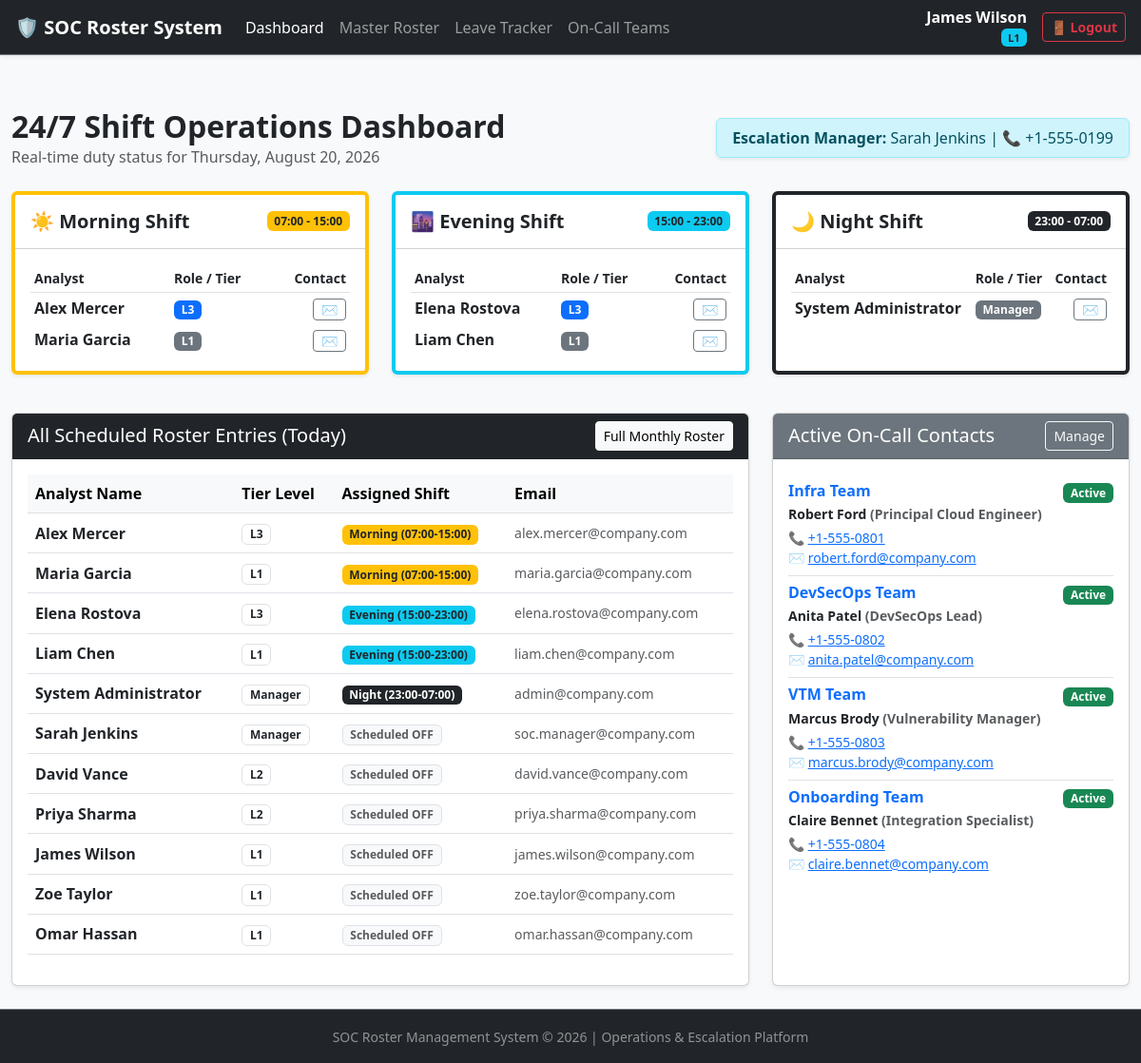
The app's page /dashboard (signed in) with its own data.
### app/models.py (models this page shows, shortened)
class User(UserMixin, db.Model):
    __tablename__ = 'users'
    __table_args__ = {'extend_existing': True}
    id = db.Column(db.Integer, primary_key=True)
    name = db.Column(db.String(100), nullable=False)
    email = db.Column(db.String(120), unique=True, nullable=False)
    password_hash = db.Column(db.String(256), nullable=True)
    phone = db.Column(db.String(20), nullable=True)
    tier = db.Column(db.String(20), nullable=False, default='L1')  # L1, L2, L3, Manager
    joining_date = db.Column(db.Date, nullable=False, default=date.today)
    is_active = db.Column(db.Boolean, default=True, nullable=False)
    role_id = db.Column(db.Integer, db.ForeignKey('roles.id'), nullable=False)
    annual_leave_allocated = db.Column(db.Integer, default=20, nullable=False)
    annual_leave_used = db.Column(db.Integer, default=0, nullable=False)
    sick_leave_monthly_used = db.Column(db.Integer, default=0, nullable=False)
    sick_leave_total_used = db.Column(db.Integer, default=0, nullable=False)
    roster_entries = db.relationship('RosterEntry', backref='user', lazy=True, cascade="all, delete-orphan")
    leave_requests = db.relationship('LeaveRequest', backref='user', lazy=True, cascade="all, delete-orphan")

class ExternalOnCall(db.Model):
    __tablename__ = 'external_oncall'
    __table_args__ = {'extend_existing': True}
    id = db.Column(db.Integer, primary_key=True)
    team_name = db.Column(db.String(100), nullable=False)
    name = db.Column(db.String(100), nullable=False)
    title = db.Column(db.String(100), nullable=False)
    email = db.Column(db.String(120), nullable=False)
    phone = db.Column(db.String(20), nullable=False)
    start_date = db.Column(db.Date, nullable=False)
    end_date = db.Column(db.Date, nullable=False)
    created_at = db.Column(db.DateTime, default=lambda: datetime.now(timezone.utc))

### app/routes.py (the view)
@main.route('/')
@main.route('/dashboard')
@login_required
def dashboard():
    today = date.today()
    today_entries = RosterEntry.query.filter_by(roster_date=today).all()
    active_shifts = {
        'Morning': [], 'Evening': [], 'Night': [],
        'General': [], 'OFF': [], 'Leave': []
    }
    for entry in today_entries:
        if entry.shift_type in active_shifts:
            active_shifts[entry.shift_type].append(entry.user)
    oncall_contacts = ExternalOnCall.query.filter(
        ExternalOnCall.start_date <= today,
        ExternalOnCall.end_date >= today
    ).all()
    manager_role = Role.query.filter_by(name='SOC_Manager').first()
    soc_manager = User.query.filter_by(role_id=manager_role.id).first() if manager_role else None
    return render_template(
        'dashboard.html',
        today=today,
        active_shifts=active_shifts,
        oncall_contacts=oncall_contacts,
        soc_manager=soc_manager
    )

### app/models.py (called while the page is built)
@login_manager.user_loader
def load_user(user_id):
    return User.query.get(int(user_id))

### app/templates/dashboard.html (shortened to what this page needs)
{% extends "base.html" %}
{% block content %}
<div class="container-fluid mt-4">
    <div class="d-flex justify-content-between align-items-center mb-4">
        <div>
            <h2 class="fw-bold mb-0">24/7 Shift Operations Dashboard</h2>
            <p class="text-muted mb-0">Real-time duty status for {{ today.strftime('%A, %B %d, %Y') }}</p>
        </div>
        {% if soc_manager %}
        <div class="alert alert-info py-2 px-3 mb-0 shadow-sm">
            <strong>Escalation Manager:</strong> {{ soc_manager.name }} | 📞 {{ soc_manager.phone if soc_manager.phone else 'On Call' }}
        </div>
        {% endif %}
    </div>
    <div class="row mb-4">
        {% set shifts_config = [
            ('Morning', '07:00 - 15:00', 'warning', '☀️ Morning Shift'),
            ('Evening', '15:00 - 23:00', 'info', '🌆 Evening Shift'),
            ('Night', '23:00 - 07:00', 'dark', '🌙 Night Shift')
        ] %}
        {% for shift_name, shift_hours, badge_color, display_label in shifts_config %}
        <div class="col-lg-4 mb-3">
            <div class="card h-100 border-start border-4 border-{{ badge_color }} shadow-sm">
                <div class="card-header bg-white d-flex justify-content-between align-items-center py-3">
                    <h5 class="fw-bold mb-0 text-dark">{{ display_label }}</h5>
                    <span class="badge bg-{{ badge_color }} {{ 'text-dark' if badge_color in ['warning', 'info'] else '' }}">
                        {{ shift_hours }}
                    </span>
                </div>
                <div class="card-body">
                    {% set assigned_analysts = active_shifts.get(shift_name, []) %}
                    {% if assigned_analysts %}
                        <div class="table-responsive">
                            <table class="table table-sm table-borderless align-middle mb-0">
                                <thead>
                                    <tr class="border-bottom text-muted small">
                                        <th>Analyst</th>
                                        <th>Role / Tier</th>
                                        <th class="text-end">Contact</th>
                                    </tr>
                                </thead>
                                <tbody>
                                    {% for user in assigned_analysts %}
                                    <tr>
                                        <td><strong>{{ user.name }}</strong></td>
                                        <td>
                                            {% if 'L2' in user.tier or 'L3' in user.tier or 'Lead' in user.tier %}
                                                <span class="badge bg-primary">{{ user.tier }}</span>
                                            {% else %}
                                                <span class="badge bg-secondary">{{ user.tier or 'L1' }}</span>
                                            {% endif %}
                                        </td>
                                        <td class="text-end">
                                            <a href="mailto:{{ user.email }}" class="btn btn-sm btn-outline-secondary py-0 px-2">✉️</a>
                                        </td>
                                    </tr>
                                    {% endfor %}
                                </tbody>
                            </table>
                        </div>
                    {% else %}
                        <div class="alert alert-danger py-2 mb-0 text-center small">
                            ⚠️ <strong>Coverage Warning:</strong> No active analysts assigned to this block.
                        </div>
                    {% endif %}
                </div>
            </div>
        </div>
        {% endfor %}
    </div>
    <div class="row">
        <div class="col-lg-8 mb-4">
            <div class="card shadow-sm h-100">
                <div class="card-header bg-dark text-white d-flex justify-content-between align-items-center">
                    <h5 class="card-title mb-0">All Scheduled Roster Entries (Today)</h5>
                    <a href="{{ url_for('main.view_roster') }}" class="btn btn-sm btn-light">Full Monthly Roster</a>
                </div>
                <div class="card-body">
                    <div class="table-responsive">
                        <table class="table table-hover align-middle">
                            <thead class="table-light">
                                <tr>
                                    <th>Analyst Name</th>
                                    <th>Tier Level</th>
                                    <th>Assigned Shift</th>
                                    <th>Email</th>
                                </tr>
                            </thead>
                            <tbody>
                                {% set total_scheduled = namespace(count=0) %}
                                {% for shift_type, analysts in active_shifts.items() %}
                                    {% for user in analysts %}
                                        {% set total_scheduled.count = total_scheduled.count + 1 %}
                                        <tr>
                                            <td><strong>{{ user.name }}</strong></td>
                                            <td><span class="badge bg-outline-dark border text-dark">{{ user.tier or 'L1' }}</span></td>
                                            <td>
                                                {% if shift_type == 'Morning' %}
                                                    <span class="badge bg-warning text-dark">Morning (07:00-15:00)</span>
                                                {% elif shift_type == 'Evening' %}
                                                    <span class="badge bg-info text-dark">Evening (15:00-23:00)</span>
                                                {% elif shift_type == 'Night' %}
                                                    <span class="badge bg-dark">Night (23:00-07:00)</span>
                                                {% elif shift_type == 'OFF' %}
                                                    <span class="badge bg-light text-muted border">Scheduled OFF</span>
                                                {% else %}
                                                    <span class="badge bg-danger">Leave</span>
                                                {% endif %}
                                            </td>
                                            <td class="small text-muted">{{ user.email }}</td>
                                        </tr>
                                    {% endfor %}
                                {% endfor %}
                            </tbody>
                        </table>
                    </div>
                </div>
            </div>
        </div>
        <div class="col-lg-4 mb-4">
            <div class="card shadow-sm h-100">
                <div class="card-header bg-secondary text-white d-flex justify-content-between align-items-center">
                    <h5 class="card-title mb-0">Active On-Call Contacts</h5>
                    <a href="{{ url_for('main.view_oncall') }}" class="btn btn-sm btn-outline-light">Manage</a>
                </div>
                <div class="card-body">
                    {% if oncall_contacts %}
                        <div class="list-group list-group-flush">
                            {% for contact in oncall_contacts %}
                            <div class="list-group-item px-0">
                                <div class="d-flex w-100 justify-content-between align-items-center">
                                    <h6 class="mb-1 text-primary fw-bold">{{ contact.team_name }}</h6>
                                    <span class="badge bg-success">Active</span>
                                </div>
                                <p class="mb-1 fw-bold small">{{ contact.name }} <span class="text-muted">({{ contact.title }})</span></p>
                                <div class="small text-muted">
                                    <div>📞 <a href="tel:{{ contact.phone }}">{{ contact.phone }}</a></div>
                                    <div>✉️ <a href="mailto:{{ contact.email }}">{{ contact.email }}</a></div>
                                </div>
                            </div>
                            {% endfor %}
                        </div>
                    {% else %}
                        <div class="text-center text-muted py-4">
                            <p class="mb-0">No external contacts registered for today.</p>
                        </div>
                    {% endif %}
                </div>
            </div>
        </div>
    </div>
</div>
{% endblock %}

### app/templates/base.html (shortened to what this page needs)
<!DOCTYPE html>
<html lang="en">
<head>
    <link rel="stylesheet" href="https://cdn.jsdelivr.net/npm/bootstrap@5.3.0/dist/css/bootstrap.min.css">
    <link rel="stylesheet" href="{{ url_for('static', filename='css/style.css') }}">
</head>
<body class="bg-light d-flex flex-column min-vh-100">
    <nav class="navbar navbar-expand-lg navbar-dark bg-dark px-3 shadow-sm border-bottom border-secondary">
        <a class="navbar-brand fw-bold" href="{{ url_for('main.dashboard') }}">🛡️ SOC Roster System</a>
        <div class="collapse navbar-collapse" id="navbarNav">
            {% if current_user.is_authenticated %}
            <ul class="navbar-nav me-auto">
                <li class="nav-item">
                    <a class="nav-link {% if request.endpoint == 'main.dashboard' %}active{% endif %}" href="{{ url_for('main.dashboard') }}">Dashboard</a>
                </li>
                <li class="nav-item">
                    <a class="nav-link {% if request.endpoint == 'main.view_roster' %}active{% endif %}" href="{{ url_for('main.view_roster') }}">Master Roster</a>
                </li>
                <li class="nav-item">
                    <a class="nav-link {% if request.endpoint == 'main.view_leaves' %}active{% endif %}" href="{{ url_for('main.view_leaves') }}">Leave Tracker</a>
                </li>
                <li class="nav-item">
                    <a class="nav-link {% if request.endpoint == 'main.view_oncall' %}active{% endif %}" href="{{ url_for('main.view_oncall') }}">On-Call Teams</a>
                </li>
            </ul>
            <div class="d-flex align-items-center text-white gap-3 ms-auto">
                <div class="text-end lh-sm">
                    <span class="d-block fw-semibold">{{ current_user.name }}</span>
                    <span class="badge bg-info text-dark" style="font-size: 0.7rem;">
                        {{ current_user.tier if current_user.tier else current_user.role.name }}
                    </span>
                </div>
                <a href="{{ url_for('main.logout') }}" class="btn btn-outline-danger btn-sm fw-bold">
                    🚪 Logout
                </a>
            </div>
            {% else %}
            <div class="ms-auto">
                <a href="{{ url_for('main.login') }}" class="btn btn-primary btn-sm fw-bold">Login</a>
            </div>
            {% endif %}
        </div>
    </nav>
    <main class="flex-grow-1">
        {% block content %}{% endblock %}
    </main>
    <footer class="bg-dark text-white-50 text-center py-3 mt-auto border-top border-secondary">
        <small>SOC Roster Management System &copy; 2026 | Operations & Escalation Platform</small>
    </footer>
</body>
</html>

### app/static/css/style.css (style rules this page uses)
.table-responsive { max-height: 72vh; overflow-y: auto; }

### records on screen
User: name "James Wilson", tier "L1", shows "Scheduled OFF", email "james.wilson@company.com"
User: name "Sarah Jenkins", phone "+1-555-0199", tier "Manager", shows "Scheduled OFF", email "soc.manager@company.com"
User: name "Alex Mercer", tier "L3", shows "Morning (07:00-15:00)", email "alex.mercer@company.com"
User: name "Maria Garcia", tier "L1", shows "Morning (07:00-15:00)", email "maria.garcia@company.com"
User: name "Elena Rostova", tier "L3", shows "Evening (15:00-23:00)", email "elena.rostova@company.com"
User: name "Liam Chen", tier "L1", shows "Evening (15:00-23:00)", email "liam.chen@company.com"
User: name "System Administrator", tier "Manager", shows "Night (23:00-07:00)", email "admin@company.com"
User: name "David Vance", tier "L2", shows "Scheduled OFF", email "david.vance@company.com"
User: name "Priya Sharma", tier "L2", shows "Scheduled OFF", email "priya.sharma@company.com"
User: name "Zoe Taylor", tier "L1", shows "Scheduled OFF", email "zoe.taylor@company.com"
User: name "Omar Hassan", tier "L1", shows "Scheduled OFF", email "omar.hassan@company.com"
ExternalOnCall: team_name "Infra Team", name "Robert Ford", title "Principal Cloud Engineer", phone "+1-555-0801", email "robert.ford@company.com"
ExternalOnCall: team_name "DevSecOps Team", name "Anita Patel", title "DevSecOps Lead", phone "+1-555-0802", email "anita.patel@company.com"
ExternalOnCall: team_name "VTM Team", name "Marcus Brody", title "Vulnerability Manager", phone "+1-555-0803", email "marcus.brody@company.com"
ExternalOnCall: team_name "Onboarding Team", name "Claire Bennet", title "Integration Specialist", phone "+1-555-0804", email "claire.bennet@company.com"

### other values on screen
{{ display_label }} "☀️ Morning Shift" "🌆 Evening Shift" "🌙 Night Shift"
{{ shift_hours }} "07:00 - 15:00" "15:00 - 23:00" "23:00 - 07:00"
